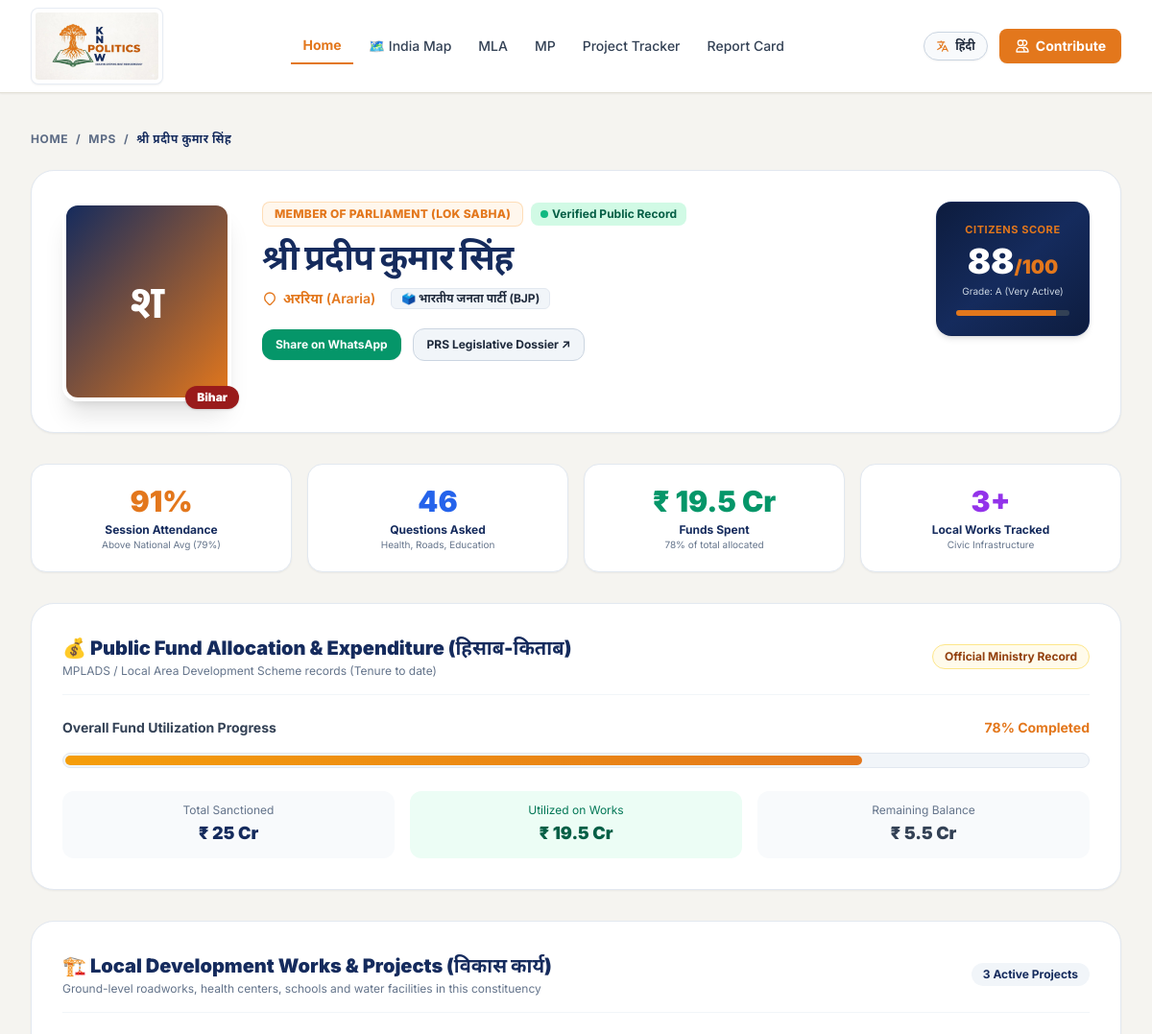
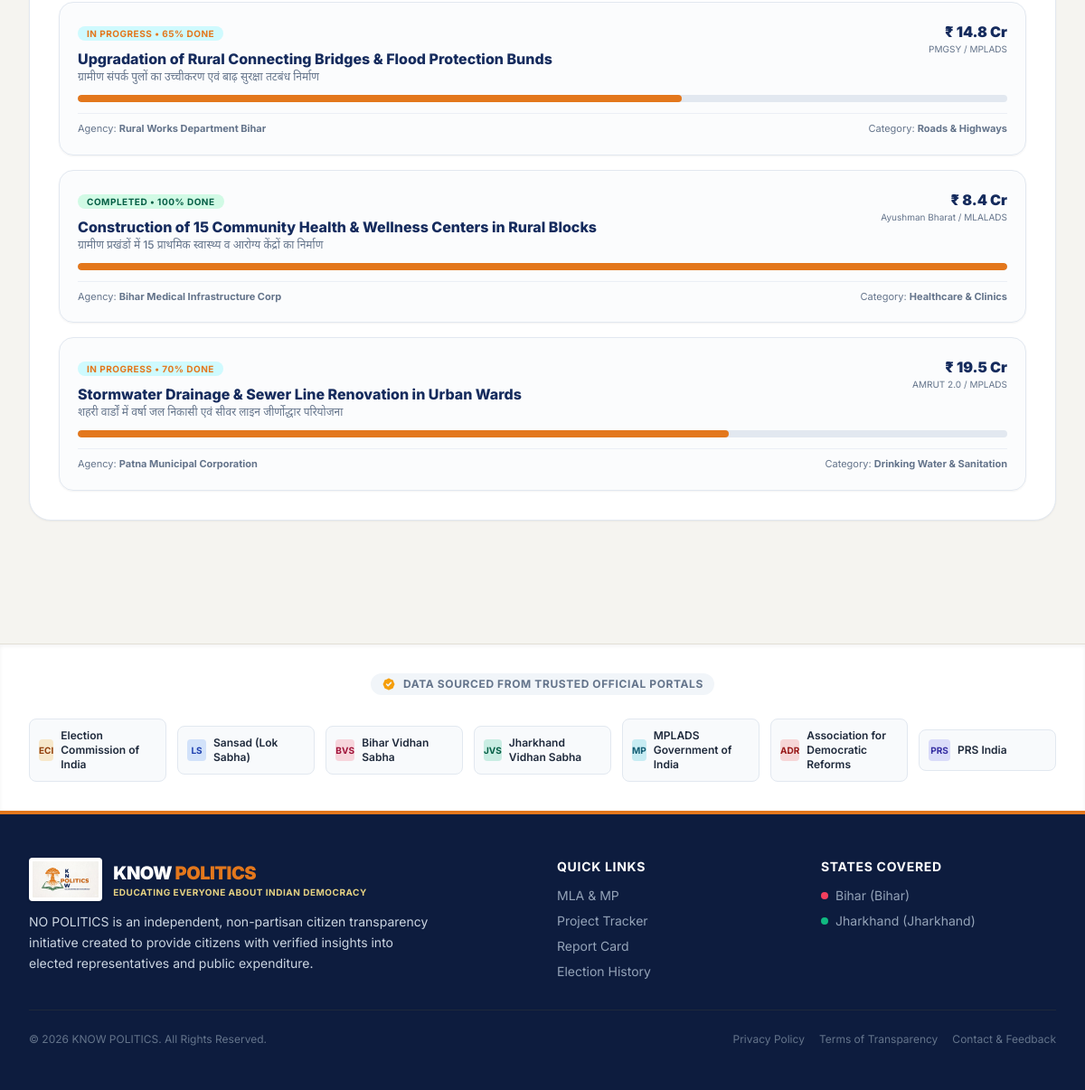
The page /report-card.php on the database its author committed (2 pictures, top to bottom).
### tables this page shows
CREATE TABLE `mps` (
  `id` INT AUTO_INCREMENT PRIMARY KEY,
  `state` VARCHAR(50) NOT NULL,
  `constituency_no` INT DEFAULT NULL,
  `constituency` VARCHAR(150) NOT NULL,
  `constituency_en` VARCHAR(150) DEFAULT NULL,
  `name` VARCHAR(150) NOT NULL,
  `party` VARCHAR(100) DEFAULT NULL,
  `gender` VARCHAR(20) DEFAULT NULL,
  `education` VARCHAR(150) DEFAULT NULL,
  `age` INT DEFAULT NULL,
  `debates` INT DEFAULT NULL,
  `questions` INT DEFAULT NULL,
  `bills` INT DEFAULT NULL,
  `attendance` VARCHAR(20) DEFAULT NULL,
  `image` VARCHAR(255) DEFAULT NULL,
  `created_at` TIMESTAMP DEFAULT CURRENT_TIMESTAMP,
  `updated_at` TIMESTAMP DEFAULT CURRENT_TIMESTAMP ON UPDATE CURRENT_TIMESTAMP,
  INDEX `idx_state` (`state`),
  INDEX `idx_constituency` (`constituency`),
  INDEX `idx_name` (`name`),
  INDEX `idx_party` (`party`)
);

### report-card.php (the view, shortened to what the rows shown need)
<?php
require_once __DIR__ . '/config.php';
require_once __DIR__ . '/includes/db.php';
$all_mps = get_mps('all')['data'];
$works = json_decode(file_get_contents(__DIR__ . '/data/works_data.json'), true);
$rep = null;
$rep_type = 'Representative';
if (!$rep) {
    $rep = $all_mps[0];
    $rep_type = 'Member of Parliament (Lok Sabha)';
}
$const_name = $rep['constituency'];
$const_en = $rep['constituency_en'] ?? $rep['constituency'];
$matched_works = array_filter($works, function($w) use ($const_name, $const_en) {
    return mb_stripos($w['constituency'] ?? '', $const_name) !== false ||
           mb_stripos($w['constituency_en'] ?? '', $const_en) !== false;
});
if (empty($matched_works)) {
    $matched_works = array_slice(array_filter($works, function($w) use ($rep) {
        return strtolower($w['state']) === strtolower($rep['state']);
    }), 0, 3);
}
$photo_url = !empty($rep['image']) ? $rep['image'] : '';
$isMP = (strpos($rep_type, 'Parliament') !== false);
include __DIR__ . '/includes/header.php';
?>
<main class="flex-grow bg-offwhite py-10">
    <div class="max-w-7xl mx-auto px-4 sm:px-6 lg:px-8">
        <div class="flex items-center gap-2 text-xs text-textMuted font-bold uppercase tracking-wider mb-6">
            <a href="index.php?lang=<?php echo $current_lang; ?>" class="hover:text-brandTeal"><?php echo __t('nav_home'); ?></a>
            <span>/</span>
            <a href="<?php echo $isMP ? 'mp.php' : 'mla.php'; ?>?lang=<?php echo $current_lang; ?>" class="hover:text-brandTeal">
                <?php echo $isMP ? 'MPs' : 'MLAs'; ?>
            </a>
            <span>/</span>
            <span class="text-slateNavy"><?php echo htmlspecialchars($rep['name']); ?></span>
        </div>
        <div class="bg-white border border-slate-200 rounded-3xl p-6 sm:p-8 shadow-sm mb-8">
            <div class="flex flex-col md:flex-row items-center md:items-start gap-6 lg:gap-8">
                <div class="relative flex-shrink-0">
                    <?php if (!empty($photo_url)): ?>
                        <img
                            src="<?php echo htmlspecialchars($photo_url); ?>"
                            alt="<?php echo htmlspecialchars($rep['name']); ?>"
                            class="w-36 h-44 sm:w-44 sm:h-52 rounded-2xl object-cover border-4 border-white shadow-xl bg-slate-100"
                            onerror="this.onerror=null; this.src='https://ui-avatars.com/api/?name=<?php echo urlencode($rep['name']); ?>&size=200&background=0891b2&color=fff';"
                        >
                    <?php else: ?>
                        <div class="w-36 h-44 sm:w-44 sm:h-52 rounded-2xl bg-gradient-to-br from-brandNavy to-brandOrange text-white font-black text-5xl flex items-center justify-center border-4 border-white shadow-xl">
                            <?php echo mb_substr($rep['name'], 0, 1); ?>
                        </div>
                    <?php endif; ?>
                    <span class="absolute -bottom-2 -right-2 px-3 py-1 rounded-full text-xs font-black text-white <?php echo strtolower($rep['state']) === 'bihar' ? 'bg-stateBihar' : 'bg-brandGreen'; ?> shadow">
                        <?php echo $rep['state']; ?>
                    </span>
                </div>
                <div class="flex-grow text-center md:text-left space-y-3">
                    <div class="flex flex-wrap items-center justify-center md:justify-start gap-2">
                        <span class="px-3 py-1 bg-orange-50 text-brandOrange border border-orange-200/80 rounded-lg text-xs font-extrabold uppercase tracking-wide">
                        </span>
                        <span class="px-2.5 py-1 bg-emerald-100 text-emerald-800 rounded-lg text-xs font-bold flex items-center gap-1">
                        </span>
                    </div>
                    <h1 class="text-3xl sm:text-4xl font-black text-slateNavy tracking-tight">
                        <?php echo htmlspecialchars($rep['name']); ?>
                    </h1>
                    <div class="flex flex-wrap items-center justify-center md:justify-start gap-4 text-sm font-semibold text-slate-600">
                        <div class="flex items-center gap-1.5 text-brandTeal">
                            <svg class="w-4 h-4" fill="none" stroke="currentColor" viewBox="0 0 24 24"><path stroke-linecap="round" stroke-linejoin="round" stroke-width="2" d="M17.657 16.657L13.414 20.9a1.998 1.998 0 01-2.827 0l-4.244-4.243a8 8 0 1111.314 0z"/></svg>
                            <span><?php echo htmlspecialchars($rep['constituency']); ?> <?php echo isset($rep['constituency_en']) ? '('.htmlspecialchars($rep['constituency_en']).')' : ''; ?></span>
                        </div>
                        <?php if (!empty($rep['party'])): ?>
                            <div class="px-2.5 py-0.5 bg-slate-100 border border-slate-200 rounded-md text-xs font-bold text-slate-800">
                                🗳️ <?php echo htmlspecialchars($rep['party']); ?>
                            </div>
                        <?php endif; ?>
                    </div>
                    <div class="pt-2 flex flex-wrap items-center justify-center md:justify-start gap-3">
                        <a
                            href="https://api.whatsapp.com/send?text=<?php echo urlencode("Check complete Report Card of {$rep['name']} ({$rep['constituency']}) on KnowPolitics: " . "http://localhost:8000/report-card.php?name=" . urlencode($rep['name'])); ?>"
                            target="_blank"
                            class="inline-flex items-center gap-1.5 bg-emerald-600 hover:bg-emerald-700 text-white text-xs font-bold px-3.5 py-2 rounded-xl shadow-sm transition-all"
                        >
                        </a>
                        <a
                            href="https://prsindia.org"
                            target="_blank"
                            class="inline-flex items-center gap-1.5 bg-slate-100 hover:bg-slate-200 text-slate-800 text-xs font-bold px-3.5 py-2 rounded-xl transition-all border border-slate-300"
                        >
                        </a>
                    </div>
                </div>
            </div>
        </div>
        <div class="grid grid-cols-2 md:grid-cols-4 gap-4 mb-8">
            <div class="bg-white border border-slate-200 rounded-2xl p-5 shadow-sm text-center">
                <div class="text-2xl sm:text-3xl font-black text-purple-600"><?php echo count($matched_works); ?>+</div>
                <div class="text-xs font-bold text-slateNavy mt-1">Local Works Tracked</div>
                <div class="text-[10px] text-slate-500">Civic Infrastructure</div>
            </div>
        </div>
        <div class="bg-white border border-slate-200 rounded-3xl p-6 sm:p-8 shadow-sm mb-8">
            <div class="flex flex-col sm:flex-row sm:items-center justify-between gap-4 mb-6 pb-4 border-b border-slate-100">
                <div>
                    <h2 class="text-xl font-black text-slateNavy">
                        💰 Public Fund Allocation & Expenditure (हिसाब-किताब)
                    </h2>
                </div>
            </div>
        </div>
        <div class="bg-white border border-slate-200 rounded-3xl p-6 sm:p-8 shadow-sm mb-8">
            <div class="flex flex-col sm:flex-row sm:items-center justify-between gap-4 mb-6 pb-4 border-b border-slate-100">
                <div>
                    <h2 class="text-xl font-black text-slateNavy">
                        🏗️ Local Development Works & Projects (विकास कार्य)
                    </h2>
                    <p class="text-xs text-slate-500 mt-0.5">
                    </p>
                </div>
                <span class="text-xs font-bold text-slateNavy bg-slate-100 px-3 py-1 rounded-full">
                    <?php echo count($matched_works); ?> Active Projects
                </span>
            </div>
        </div>
    </div>
</main>
<?php include __DIR__ . '/includes/footer.php'; ?>

### rows shown on the page
mps: name "श्री प्रदीप कुमार सिंह", name "श", state "Bihar", constituency "अररिया", constituency_en "Araria", party "भारतीय जनता पार्टी (BJP)", state "3"

### other values the page prints
__t('nav_home') "Home"
__t('nav_mla') "MLA"
__t('nav_mp') "MP"
__t('nav_projects') "Project Tracker"
__t('nav_report') "Report Card"
$other_lang_label "हिंदी"
__t('contribute') "Contribute"
__t('nav_home') "HOME"
$rep_type "MEMBER OF PARLIAMENT (LOK SABHA)"
$spent_cr "19.5"
$util_pct "78"
$total_fund_cr "25"
$unspent_cr "5.5"
$work['status'] "IN PROGRESS"
$work['completion_pct'] "65"
